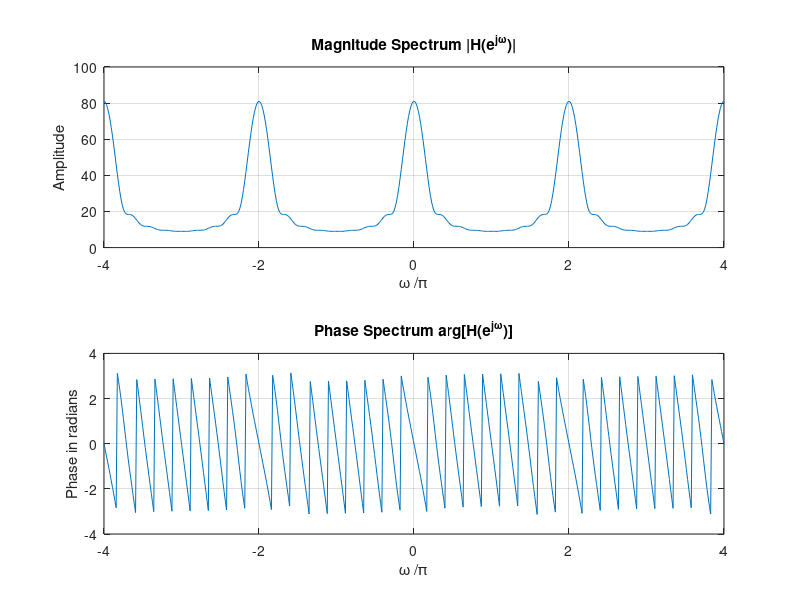

The MATLAB source for this figure:
% Program Q3_4
% Evaluation of the DTFT 
clf;
% Compute the frequency samples of the DTFT
w = -4*pi:8*pi/511:4*pi;
num = [1 3 5 7 9 11 13 15 17];
den = 1;
h = freqz(num, den, w);
% Plot the DTFT
subplot(2,1,1)
plot(w/pi,real(h));grid
title('Real part of H(e^{j\omega})')
xlabel('\omega /\pi');
ylabel('Amplitude');
subplot(2,1,2)
plot(w/pi,imag(h));grid
title('Imaginary part of H(e^{j\omega})')
xlabel('\omega /\pi');
ylabel('Amplitude');
pause
subplot(2,1,1)
plot(w/pi,abs(h));grid
title('Magnitude Spectrum |H(e^{j\omega})|')
xlabel('\omega /\pi');
ylabel('Amplitude');
subplot(2,1,2)
plot(w/pi,angle(h));grid
title('Phase Spectrum arg[H(e^{j\omega})]')
xlabel('\omega /\pi');
ylabel('Phase in radians');